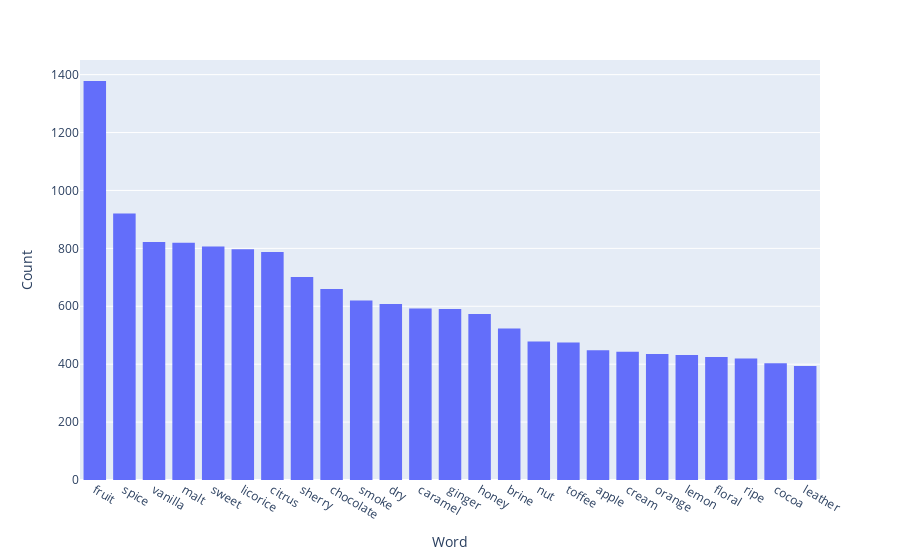

Notebook source saved alongside this figure:
### Code cell
fig = px.histogram(df_common_nouns[0:25], x='Word', y='Count')
fig.update_layout(
 #   title_text='Sampled Results', # title of plot
   # xaxis_title_text='Word', # xaxis label
    yaxis_title_text='Count', # yaxis label
    bargap=0.2, # gap between bars of adjacent location coordinates
    bargroupgap=0.05 # gap between bars of the same location coordinates
)
#fig.update_layout(hoverlabel=dict_common_nouns)

fig.show()
#fig.save('WordFreq.png', dpi=500)

### Figure 1 — Plotly figure (JSON) as saved in the notebook; plotly's stock layout.template omitted (floating-point values rounded to 4 significant figures)
{"data": [{"alignmentgroup": "True", "bingroup": "x", "histfunc": "sum", "hovertemplate": "Word=%{x}<br>sum of Count=%{y}<extra></extra>", "legendgroup": "", "marker": {"color": "#636efa"}, "name": "", "offsetgroup": "", "orientation": "v", "showlegend": false, "type": "histogram", "x": ["fruit", "spice", "vanilla", "malt", "sweet", "licorice", "citrus", "sherry", "chocolate", "smoke", "dry", "caramel", "ginger", "honey", "brine", "nut", "toffee", "apple", "cream", "orange", "lemon", "floral", "ripe", "cocoa", "leather"], "xaxis": "x", "y": [1378, 920, 822, 819, 806, 797, 787, 701, 660, 620, 608, 592, 591, 573, 523, 478, 475, 448, 443, 435, 432, 425, 420, 403, 394], "yaxis": "y"}], "layout": {"bargap": 0.2, "bargroupgap": 0.05, "barmode": "relative", "legend": {"tracegroupgap": 0}, "margin": {"t": 60}, "xaxis": {"anchor": "y", "domain": [0, 1], "title": {"text": "Word"}}, "yaxis": {"anchor": "x", "domain": [0, 1], "title": {"text": "Count"}}}}
